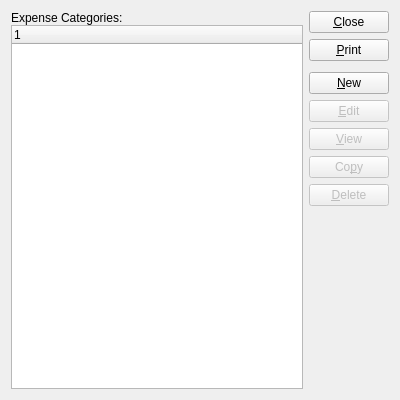
<?xml version="1.0" encoding="UTF-8"?>
<ui version="4.0">
 <comment>This file is part of the xTuple ERP: PostBooks Edition, a free and
open source Enterprise Resource Planning software suite,
Copyright (c) 1999-2019 by OpenMFG LLC, d/b/a xTuple.
It is licensed to you under the Common Public Attribution License
version 1.0, the full text of which (including xTuple-specific Exhibits)
is available at www.xtuple.com/CPAL.  By using this software, you agree
to be bound by its terms.</comment>
 <class>expenseCategories</class>
 <widget class="QWidget" name="expenseCategories">
  <property name="geometry">
   <rect>
    <x>0</x>
    <y>0</y>
    <width>400</width>
    <height>400</height>
   </rect>
  </property>
  <property name="windowTitle">
   <string>List Expense Categories</string>
  </property>
  <layout class="QGridLayout" name="gridLayout">
   <item row="0" column="0">
    <layout class="QVBoxLayout">
     <property name="spacing">
      <number>0</number>
     </property>
     <item>
      <widget class="QLabel" name="_expcatLit">
       <property name="text">
        <string>Expense Categories:</string>
       </property>
      </widget>
     </item>
     <item>
      <widget class="XTreeWidget" name="_expcat"/>
     </item>
    </layout>
   </item>
   <item row="0" column="1">
    <layout class="QVBoxLayout" name="verticalLayout">
     <item>
      <widget class="QPushButton" name="_close">
       <property name="text">
        <string>&amp;Close</string>
       </property>
      </widget>
     </item>
     <item>
      <widget class="QPushButton" name="_print">
       <property name="text">
        <string>&amp;Print</string>
       </property>
      </widget>
     </item>
     <item>
      <spacer name="verticalSpacer">
       <property name="orientation">
        <enum>Qt::Vertical</enum>
       </property>
       <property name="sizeType">
        <enum>QSizePolicy::Preferred</enum>
       </property>
       <property name="sizeHint" stdset="0">
        <size>
         <width>20</width>
         <height>5</height>
        </size>
       </property>
      </spacer>
     </item>
     <item>
      <widget class="QPushButton" name="_new">
       <property name="enabled">
        <bool>true</bool>
       </property>
       <property name="text">
        <string>&amp;New</string>
       </property>
      </widget>
     </item>
     <item>
      <widget class="QPushButton" name="_edit">
       <property name="enabled">
        <bool>false</bool>
       </property>
       <property name="text">
        <string>&amp;Edit</string>
       </property>
      </widget>
     </item>
     <item>
      <widget class="QPushButton" name="_view">
       <property name="enabled">
        <bool>false</bool>
       </property>
       <property name="text">
        <string>&amp;View</string>
       </property>
      </widget>
     </item>
     <item>
      <widget class="QPushButton" name="_copy">
       <property name="enabled">
        <bool>false</bool>
       </property>
       <property name="text">
        <string>Co&amp;py</string>
       </property>
      </widget>
     </item>
     <item>
      <widget class="QPushButton" name="_delete">
       <property name="enabled">
        <bool>false</bool>
       </property>
       <property name="text">
        <string>&amp;Delete</string>
       </property>
      </widget>
     </item>
     <item>
      <spacer name="Spacer129">
       <property name="orientation">
        <enum>Qt::Vertical</enum>
       </property>
       <property name="sizeType">
        <enum>QSizePolicy::Expanding</enum>
       </property>
       <property name="sizeHint" stdset="0">
        <size>
         <width>20</width>
         <height>20</height>
        </size>
       </property>
      </spacer>
     </item>
    </layout>
   </item>
  </layout>
 </widget>
 <layoutdefault spacing="6" margin="11"/>
 <customwidgets>
  <customwidget>
   <class>XTreeWidget</class>
   <extends>QTreeWidget</extends>
   <header>xtreewidget.h</header>
   <container>1</container>
  </customwidget>
 </customwidgets>
 <tabstops>
  <tabstop>_expcat</tabstop>
  <tabstop>_new</tabstop>
  <tabstop>_edit</tabstop>
  <tabstop>_view</tabstop>
  <tabstop>_copy</tabstop>
  <tabstop>_delete</tabstop>
  <tabstop>_print</tabstop>
  <tabstop>_close</tabstop>
 </tabstops>
 <includes>
  <include location="global">parameter.h</include>
 </includes>
 <resources/>
 <connections>
  <connection>
   <sender>_close</sender>
   <signal>clicked()</signal>
   <receiver>expenseCategories</receiver>
   <slot>close()</slot>
   <hints>
    <hint type="sourcelabel">
     <x>20</x>
     <y>20</y>
    </hint>
    <hint type="destinationlabel">
     <x>20</x>
     <y>20</y>
    </hint>
   </hints>
  </connection>
  <connection>
   <sender>_expcat</sender>
   <signal>valid(bool)</signal>
   <receiver>_view</receiver>
   <slot>setEnabled(bool)</slot>
   <hints>
    <hint type="sourcelabel">
     <x>20</x>
     <y>20</y>
    </hint>
    <hint type="destinationlabel">
     <x>20</x>
     <y>20</y>
    </hint>
   </hints>
  </connection>
 </connections>
</ui>
